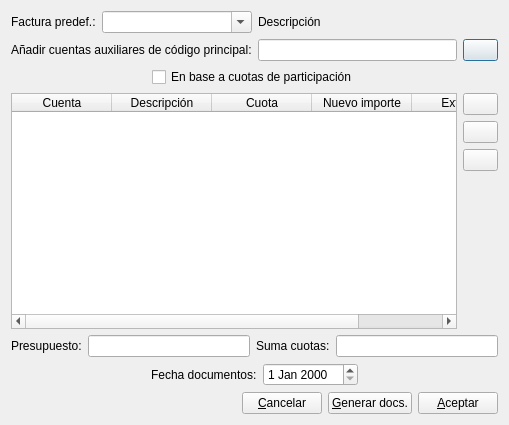
<?xml version="1.0" encoding="UTF-8"?>
<ui version="4.0">
 <class>lotes</class>
 <widget class="QDialog" name="lotes">
  <property name="geometry">
   <rect>
    <x>0</x>
    <y>0</y>
    <width>509</width>
    <height>425</height>
   </rect>
  </property>
  <property name="windowTitle">
   <string>Dialog</string>
  </property>
  <layout class="QVBoxLayout" name="verticalLayout_2">
   <item>
    <layout class="QHBoxLayout" name="horizontalLayout">
     <item>
      <widget class="QLabel" name="label">
       <property name="text">
        <string>Factura predef.:</string>
       </property>
      </widget>
     </item>
     <item>
      <widget class="QComboBox" name="predefinidascomboBox">
       <property name="minimumSize">
        <size>
         <width>150</width>
         <height>0</height>
        </size>
       </property>
       <property name="maximumSize">
        <size>
         <width>180</width>
         <height>16777215</height>
        </size>
       </property>
       <property name="editable">
        <bool>true</bool>
       </property>
      </widget>
     </item>
     <item>
      <widget class="QLabel" name="descrip_predeflabel">
       <property name="sizePolicy">
        <sizepolicy hsizetype="Expanding" vsizetype="Preferred">
         <horstretch>0</horstretch>
         <verstretch>0</verstretch>
        </sizepolicy>
       </property>
       <property name="text">
        <string>Descripción</string>
       </property>
      </widget>
     </item>
    </layout>
   </item>
   <item>
    <layout class="QHBoxLayout" name="horizontalLayout_2">
     <item>
      <widget class="QLabel" name="label_2">
       <property name="text">
        <string>Añadir cuentas auxiliares de código principal:</string>
       </property>
      </widget>
     </item>
     <item>
      <widget class="QLineEdit" name="principallineEdit"/>
     </item>
     <item>
      <widget class="QPushButton" name="addctaspushButton">
       <property name="maximumSize">
        <size>
         <width>35</width>
         <height>16777215</height>
        </size>
       </property>
       <property name="text">
        <string/>
       </property>
       <property name="icon">
        <iconset resource="../keme.qrc">
         <normaloff>:/iconos/graf/reload2.png</normaloff>:/iconos/graf/reload2.png</iconset>
       </property>
       <property name="iconSize">
        <size>
         <width>24</width>
         <height>24</height>
        </size>
       </property>
      </widget>
     </item>
    </layout>
   </item>
   <item>
    <layout class="QHBoxLayout" name="horizontalLayout_6">
     <item>
      <spacer name="horizontalSpacer">
       <property name="orientation">
        <enum>Qt::Horizontal</enum>
       </property>
       <property name="sizeHint" stdset="0">
        <size>
         <width>40</width>
         <height>20</height>
        </size>
       </property>
      </spacer>
     </item>
     <item>
      <widget class="QCheckBox" name="cuotascheckBox">
       <property name="text">
        <string>En base a cuotas de participación</string>
       </property>
      </widget>
     </item>
     <item>
      <spacer name="horizontalSpacer_3">
       <property name="orientation">
        <enum>Qt::Horizontal</enum>
       </property>
       <property name="sizeHint" stdset="0">
        <size>
         <width>40</width>
         <height>20</height>
        </size>
       </property>
      </spacer>
     </item>
    </layout>
   </item>
   <item>
    <layout class="QHBoxLayout" name="horizontalLayout_4">
     <item>
      <widget class="QTableWidget" name="tableWidget">
       <column>
        <property name="text">
         <string>Cuenta</string>
        </property>
       </column>
       <column>
        <property name="text">
         <string>Descripción</string>
        </property>
       </column>
       <column>
        <property name="text">
         <string>Cuota</string>
        </property>
       </column>
       <column>
        <property name="text">
         <string>Nuevo importe</string>
        </property>
       </column>
       <column>
        <property name="text">
         <string>Externo</string>
        </property>
       </column>
      </widget>
     </item>
     <item>
      <layout class="QVBoxLayout" name="verticalLayout">
       <item>
        <widget class="QPushButton" name="edpushButton">
         <property name="maximumSize">
          <size>
           <width>35</width>
           <height>16777215</height>
          </size>
         </property>
         <property name="text">
          <string/>
         </property>
         <property name="icon">
          <iconset resource="../keme.qrc">
           <normaloff>:/iconos/graf/edit.png</normaloff>:/iconos/graf/edit.png</iconset>
         </property>
         <property name="iconSize">
          <size>
           <width>24</width>
           <height>24</height>
          </size>
         </property>
        </widget>
       </item>
       <item>
        <widget class="QPushButton" name="addpushButton">
         <property name="maximumSize">
          <size>
           <width>35</width>
           <height>35</height>
          </size>
         </property>
         <property name="text">
          <string/>
         </property>
         <property name="icon">
          <iconset resource="../keme.qrc">
           <normaloff>:/iconos/graf/Files-New-File-icon.png</normaloff>:/iconos/graf/Files-New-File-icon.png</iconset>
         </property>
         <property name="iconSize">
          <size>
           <width>24</width>
           <height>24</height>
          </size>
         </property>
        </widget>
       </item>
       <item>
        <widget class="QPushButton" name="suppushButton">
         <property name="maximumSize">
          <size>
           <width>35</width>
           <height>16777215</height>
          </size>
         </property>
         <property name="text">
          <string/>
         </property>
         <property name="icon">
          <iconset resource="../keme.qrc">
           <normaloff>:/iconos/graf/borrar.png</normaloff>:/iconos/graf/borrar.png</iconset>
         </property>
         <property name="iconSize">
          <size>
           <width>24</width>
           <height>24</height>
          </size>
         </property>
        </widget>
       </item>
       <item>
        <spacer name="verticalSpacer">
         <property name="orientation">
          <enum>Qt::Vertical</enum>
         </property>
         <property name="sizeHint" stdset="0">
          <size>
           <width>20</width>
           <height>40</height>
          </size>
         </property>
        </spacer>
       </item>
      </layout>
     </item>
    </layout>
   </item>
   <item>
    <layout class="QHBoxLayout" name="horizontalLayout_3">
     <item>
      <widget class="QLabel" name="presupuesto_label">
       <property name="text">
        <string>Presupuesto:</string>
       </property>
      </widget>
     </item>
     <item>
      <widget class="QLineEdit" name="presupuestolineEdit"/>
     </item>
     <item>
      <widget class="QLabel" name="cuotas_label">
       <property name="text">
        <string>Suma cuotas:</string>
       </property>
      </widget>
     </item>
     <item>
      <widget class="QLineEdit" name="sumacuotaslineEdit"/>
     </item>
    </layout>
   </item>
   <item>
    <layout class="QHBoxLayout" name="horizontalLayout_7">
     <item>
      <spacer name="horizontalSpacer_4">
       <property name="orientation">
        <enum>Qt::Horizontal</enum>
       </property>
       <property name="sizeHint" stdset="0">
        <size>
         <width>40</width>
         <height>20</height>
        </size>
       </property>
      </spacer>
     </item>
     <item>
      <widget class="QLabel" name="label_3">
       <property name="text">
        <string>Fecha documentos:</string>
       </property>
      </widget>
     </item>
     <item>
      <widget class="QDateEdit" name="fecha_dateEdit"/>
     </item>
     <item>
      <spacer name="horizontalSpacer_5">
       <property name="orientation">
        <enum>Qt::Horizontal</enum>
       </property>
       <property name="sizeHint" stdset="0">
        <size>
         <width>40</width>
         <height>20</height>
        </size>
       </property>
      </spacer>
     </item>
    </layout>
   </item>
   <item>
    <layout class="QHBoxLayout" name="horizontalLayout_5">
     <item>
      <spacer name="horizontalSpacer_2">
       <property name="orientation">
        <enum>Qt::Horizontal</enum>
       </property>
       <property name="sizeHint" stdset="0">
        <size>
         <width>40</width>
         <height>20</height>
        </size>
       </property>
      </spacer>
     </item>
     <item>
      <widget class="QPushButton" name="cancelarpushButton">
       <property name="text">
        <string>&amp;Cancelar</string>
       </property>
       <property name="icon">
        <iconset resource="../keme.qrc">
         <normaloff>:/iconos/graf/borraelem.png</normaloff>:/iconos/graf/borraelem.png</iconset>
       </property>
      </widget>
     </item>
     <item>
      <widget class="QPushButton" name="generarpushButton">
       <property name="text">
        <string>&amp;Generar docs.</string>
       </property>
       <property name="icon">
        <iconset resource="../keme.qrc">
         <normaloff>:/iconos/graf/run-build.png</normaloff>:/iconos/graf/run-build.png</iconset>
       </property>
      </widget>
     </item>
     <item>
      <widget class="QPushButton" name="aceptarpushButton">
       <property name="text">
        <string>&amp;Aceptar</string>
       </property>
       <property name="icon">
        <iconset resource="../keme.qrc">
         <normaloff>:/iconos/graf/application-exit.png</normaloff>:/iconos/graf/application-exit.png</iconset>
       </property>
      </widget>
     </item>
    </layout>
   </item>
  </layout>
 </widget>
 <resources>
  <include location="../keme.qrc"/>
 </resources>
 <connections>
  <connection>
   <sender>cancelarpushButton</sender>
   <signal>clicked()</signal>
   <receiver>lotes</receiver>
   <slot>reject()</slot>
   <hints>
    <hint type="sourcelabel">
     <x>248</x>
     <y>419</y>
    </hint>
    <hint type="destinationlabel">
     <x>145</x>
     <y>316</y>
    </hint>
   </hints>
  </connection>
 </connections>
</ui>
